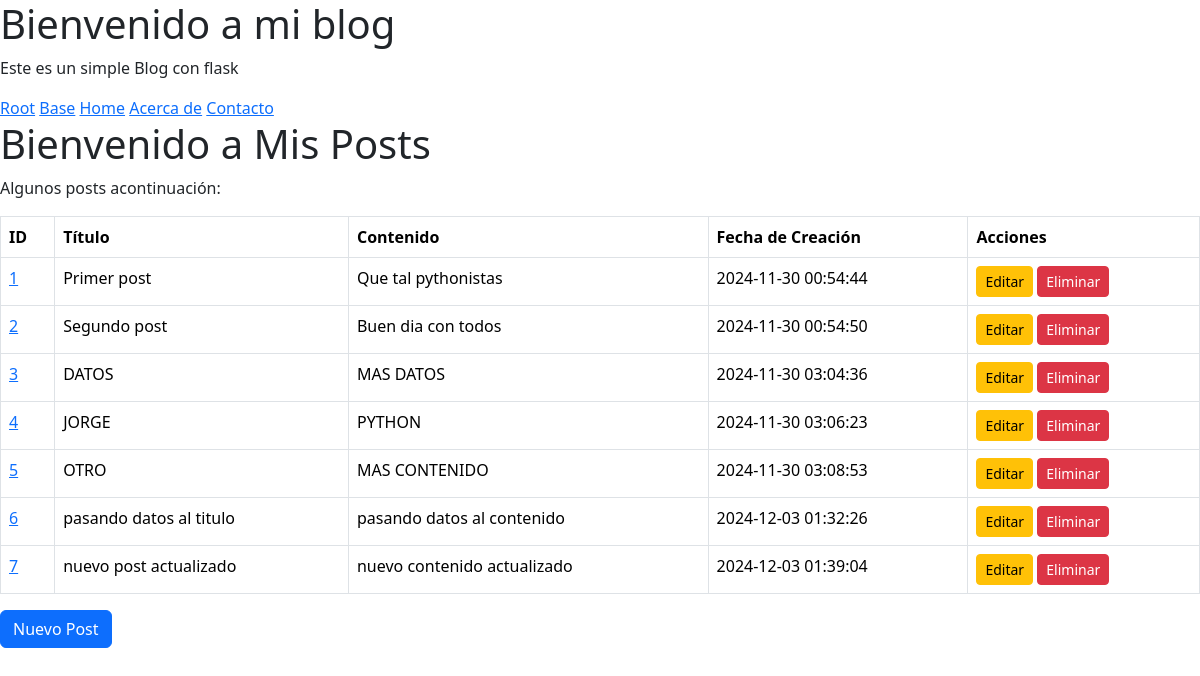
The app's page /post, older data.
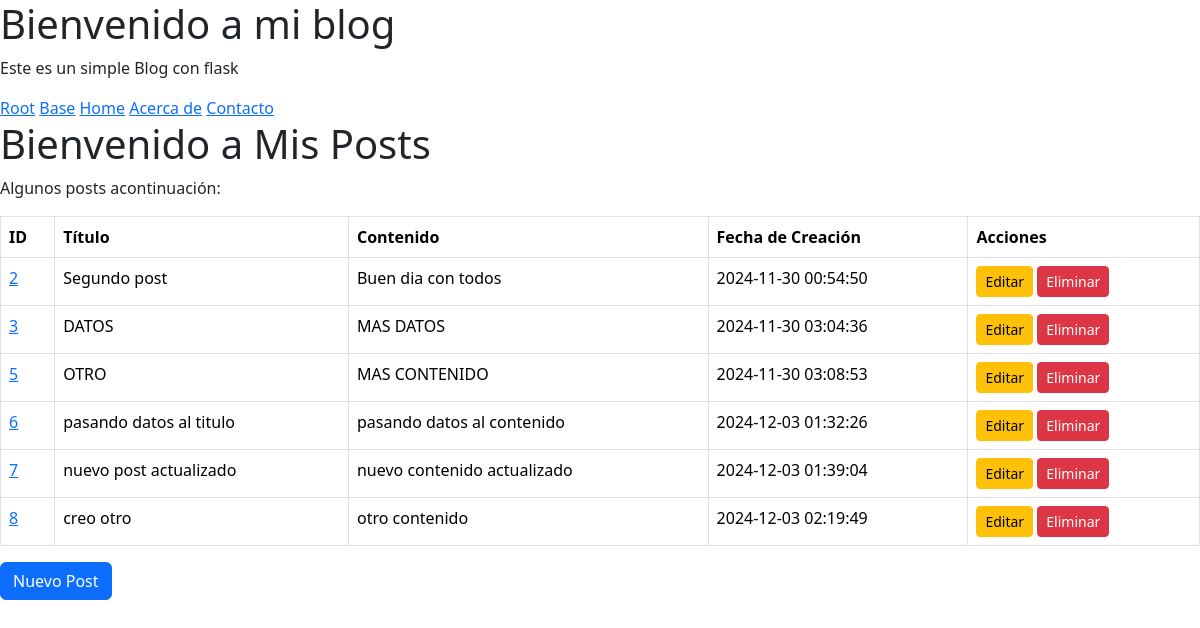
The same page, newer data.
### tables this page shows
CREATE TABLE posts (
    id INTEGER PRIMARY KEY AUTOINCREMENT,
    created TIMESTAMP NOT NULL DEFAULT CURRENT_TIMESTAMP,
    title TEXT NOT NULL,
    content TEXT NOT NULL
);

### app.py (the view)
@app.route("/post", methods=["GET"])
def get_all_posts():
    conn = get_db_connection()
    posts = conn.execute('SELECT * FROM posts').fetchall()
    conn.close()
    return render_template('post/posts.html', posts=posts)

### app.py (called while the page is built)
def get_db_connection():
    conn = sqlite3.connect("database.db")
    conn.row_factory = sqlite3.Row
    return conn

### templates/post/posts.html (shortened to what this page needs)
{% extends 'base.html' %}
{% block content %}
<h1>Bienvenido a Mis Posts</h1>
<p>Algunos posts acontinuación:</p>
    <table class="table table-bordered">
        <thead>
            <tr>
                <th>ID</th>
                <th>Título</th>
                <th>Contenido</th>
                <th>Fecha de Creación</th>
                <th>Acciones</th>
            </tr>
        </thead>
        <tbody>
            {% for post in posts %}
                <tr>
                    <td><a href="{{ url_for('get_one_post', post_id=post['id']) }}">{{ post['id'] }}</a></td>
                    <td>{{ post['title'] }}</td>
                    <td>{{ post['content'] }}</td>
                    <td>{{ post['created'] }}</td>
                    <td>
                        <a href="{{ url_for('edit_one_post', post_id=post['id']) }}" class="btn btn-warning btn-sm">Editar</a>
                        <form action="{{ url_for('delete_one_post', post_id=post['id']) }}" method="post" style="display:inline;">
                            <button type="submit" class="btn btn-danger btn-sm"
                                onclick="return confirm('¿Estás seguro de que deseas eliminar este post?');">Eliminar</button>
                        </form>
                    </td>
                </tr>
            {% endfor %}
        </tbody>
    </table>
    <a class="btn btn-primary" href="{{ url_for('create_one_post') }}">Nuevo Post</a>
{% endblock %}

### templates/base.html (shortened to what this page needs)
<!DOCTYPE html>
<html lang="en" >
    <head>
        <link href="https://cdn.jsdelivr.net/npm/bootstrap@5.3.3/dist/css/bootstrap.min.css" rel="stylesheet">
    </head>
    <body>
        <h1>Bienvenido a mi blog</h1>
        <p>Este es un simple Blog con flask</p>
        {% include 'nav.html' %}
        <div>
            {% block content %}{% endblock %}
        </div>
    </body>
</html>

### templates/nav.html
<nav>
    <a href="/">Root</a>
    <a href="/base">Base</a>
    <a href="/home">Home</a>
    <a href="/about">Acerca de</a>
    <a href="#">Contacto</a>
</nav>

Row changes from the older to the newer data that the page shows:
removed posts: id "1", title "Primer post", content "Que tal pythonistas", created "2024-11-30 00:54:44"
removed posts: id "4", title "JORGE", content "PYTHON", created "2024-11-30 03:06:23"
added posts: id "8", title "creo otro", content "otro contenido", created "2024-12-03 02:19:49"
